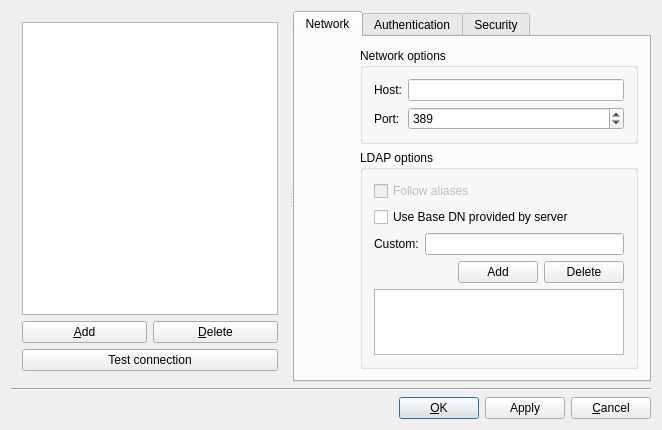
<?xml version="1.0" encoding="UTF-8"?>
<ui version="4.0">
 <author>Wido Depping</author>
 <comment>###########################################################################
#    Copyright (C) 2003 by Wido Depping                                      
#    &lt;wido.depping@tu-clausthal.de&gt;                                                             
#
# Copyright: See COPYING file that comes with this distribution
#
###########################################################################
</comment>
 <class>ServerDialogDesign</class>
 <widget class="QDialog" name="ServerDialogDesign">
  <property name="geometry">
   <rect>
    <x>0</x>
    <y>0</y>
    <width>662</width>
    <height>430</height>
   </rect>
  </property>
  <property name="minimumSize">
   <size>
    <width>550</width>
    <height>350</height>
   </size>
  </property>
  <property name="windowTitle">
   <string>Manage Server List</string>
  </property>
  <layout class="QVBoxLayout">
   <item>
    <widget class="QSplitter" name="splitter">
     <property name="sizePolicy">
      <sizepolicy hsizetype="Expanding" vsizetype="Expanding">
       <horstretch>0</horstretch>
       <verstretch>0</verstretch>
      </sizepolicy>
     </property>
     <property name="orientation">
      <enum>Qt::Horizontal</enum>
     </property>
     <property name="childrenCollapsible">
      <bool>false</bool>
     </property>
     <widget class="QWidget" name="layout3">
      <layout class="QGridLayout" name="serverListGrid">
       <item row="0" column="0" colspan="2">
        <widget class="QListView" name="serverListView">
         <property name="sizePolicy">
          <sizepolicy hsizetype="Expanding" vsizetype="Expanding">
           <horstretch>0</horstretch>
           <verstretch>0</verstretch>
          </sizepolicy>
         </property>
        </widget>
       </item>
       <item row="1" column="0">
        <widget class="QPushButton" name="addButton">
         <property name="text">
          <string>&amp;Add</string>
         </property>
         <property name="autoDefault">
          <bool>true</bool>
         </property>
         <property name="default">
          <bool>false</bool>
         </property>
        </widget>
       </item>
       <item row="1" column="1">
        <widget class="QPushButton" name="deleteButton">
         <property name="text">
          <string>&amp;Delete</string>
         </property>
         <property name="autoDefault">
          <bool>true</bool>
         </property>
        </widget>
       </item>
       <item row="2" column="0" colspan="2">
        <widget class="QPushButton" name="testConnectionButton">
         <property name="text">
          <string>Test connection</string>
         </property>
        </widget>
       </item>
      </layout>
     </widget>
     <widget class="QTabWidget" name="tabWidget">
      <property name="enabled">
       <bool>true</bool>
      </property>
      <property name="sizePolicy">
       <sizepolicy hsizetype="Expanding" vsizetype="Expanding">
        <horstretch>1</horstretch>
        <verstretch>0</verstretch>
       </sizepolicy>
      </property>
      <property name="minimumSize">
       <size>
        <width>48</width>
        <height>48</height>
       </size>
      </property>
      <property name="currentIndex">
       <number>0</number>
      </property>
      <widget class="QWidget" name="networkTab">
       <attribute name="title">
        <string>Network</string>
       </attribute>
       <layout class="QGridLayout">
        <item row="0" column="0">
         <widget class="QLabel" name="networkIcon">
          <property name="sizePolicy">
           <sizepolicy hsizetype="Fixed" vsizetype="Fixed">
            <horstretch>0</horstretch>
            <verstretch>0</verstretch>
           </sizepolicy>
          </property>
          <property name="minimumSize">
           <size>
            <width>48</width>
            <height>48</height>
           </size>
          </property>
          <property name="text">
           <string/>
          </property>
         </widget>
        </item>
        <item row="0" column="1" rowspan="2" colspan="2">
         <layout class="QGridLayout" name="networkOptGrid">
          <item row="0" column="0">
           <widget class="QGroupBox" name="networkGroup">
            <property name="title">
             <string>Network options</string>
            </property>
            <layout class="QGridLayout" name="gridLayout_5">
             <item row="0" column="0">
              <layout class="QGridLayout" name="networkGrid">
               <item row="0" column="0">
                <widget class="QLabel" name="hostLabel">
                 <property name="text">
                  <string>Host:</string>
                 </property>
                 <property name="buddy">
                  <cstring>hostEdit</cstring>
                 </property>
                </widget>
               </item>
               <item row="0" column="1">
                <widget class="QLineEdit" name="hostEdit"/>
               </item>
               <item row="2" column="0">
                <widget class="QLabel" name="portLabel">
                 <property name="text">
                  <string>Port:</string>
                 </property>
                 <property name="buddy">
                  <cstring>portSpinBox</cstring>
                 </property>
                </widget>
               </item>
               <item row="2" column="1">
                <widget class="QSpinBox" name="portSpinBox">
                 <property name="sizePolicy">
                  <sizepolicy hsizetype="Expanding" vsizetype="Fixed">
                   <horstretch>0</horstretch>
                   <verstretch>0</verstretch>
                  </sizepolicy>
                 </property>
                 <property name="maximum">
                  <number>99999</number>
                 </property>
                 <property name="value">
                  <number>389</number>
                 </property>
                </widget>
               </item>
              </layout>
             </item>
            </layout>
           </widget>
          </item>
          <item row="1" column="0">
           <widget class="QGroupBox" name="LDAPGroup">
            <property name="title">
             <string>LDAP options</string>
            </property>
            <layout class="QGridLayout" name="gridLayout_7">
             <item row="0" column="0">
              <layout class="QGridLayout" name="LDAPGrid">
               <item row="0" column="0" colspan="2">
                <widget class="QCheckBox" name="aliasBox">
                 <property name="enabled">
                  <bool>false</bool>
                 </property>
                 <property name="text">
                  <string>Follow aliases</string>
                 </property>
                </widget>
               </item>
               <item row="1" column="0" colspan="2">
                <widget class="QCheckBox" name="baseDNBox">
                 <property name="text">
                  <string>Use Base DN provided by server</string>
                 </property>
                </widget>
               </item>
               <item row="2" column="0">
                <widget class="QLabel" name="baseDNLabel">
                 <property name="sizePolicy">
                  <sizepolicy hsizetype="Maximum" vsizetype="Preferred">
                   <horstretch>0</horstretch>
                   <verstretch>0</verstretch>
                  </sizepolicy>
                 </property>
                 <property name="text">
                  <string>Custom:</string>
                 </property>
                </widget>
               </item>
               <item row="2" column="1">
                <widget class="QLineEdit" name="baseDNEdit"/>
               </item>
               <item row="3" column="1">
                <layout class="QHBoxLayout" name="hLayout">
                 <item>
                  <spacer name="horizontalSpacer">
                   <property name="orientation">
                    <enum>Qt::Horizontal</enum>
                   </property>
                   <property name="sizeHint" stdset="0">
                    <size>
                     <width>40</width>
                     <height>20</height>
                    </size>
                   </property>
                  </spacer>
                 </item>
                 <item>
                  <widget class="QPushButton" name="addBaseDNButton">
                   <property name="text">
                    <string>Add</string>
                   </property>
                   <property name="autoDefault">
                    <bool>false</bool>
                   </property>
                  </widget>
                 </item>
                 <item>
                  <widget class="QPushButton" name="deleteBaseDNButton">
                   <property name="text">
                    <string>Delete</string>
                   </property>
                   <property name="autoDefault">
                    <bool>false</bool>
                   </property>
                  </widget>
                 </item>
                </layout>
               </item>
               <item row="4" column="0" colspan="2">
                <widget class="QListWidget" name="baseDNListWidget"/>
               </item>
              </layout>
             </item>
            </layout>
           </widget>
          </item>
         </layout>
        </item>
        <item row="1" column="0">
         <spacer name="networkIconSpacer">
          <property name="orientation">
           <enum>Qt::Vertical</enum>
          </property>
          <property name="sizeHint" stdset="0">
           <size>
            <width>20</width>
            <height>40</height>
           </size>
          </property>
         </spacer>
        </item>
       </layout>
      </widget>
      <widget class="QWidget" name="tab">
       <attribute name="title">
        <string>Authentication</string>
       </attribute>
       <layout class="QGridLayout" name="gridLayout_3">
        <item row="0" column="1" rowspan="2">
         <layout class="QGridLayout" name="gridLayout">
          <item row="5" column="2">
           <widget class="QGroupBox" name="bindOptGroup">
            <property name="title">
             <string>Bind options</string>
            </property>
            <layout class="QGridLayout" name="gridLayout_8">
             <item row="0" column="0">
              <layout class="QGridLayout" name="bindOptGrid">
               <item row="0" column="0" colspan="2">
                <widget class="QCheckBox" name="bindAnonBox">
                 <property name="text">
                  <string>Anonymous bind</string>
                 </property>
                 <property name="checked">
                  <bool>true</bool>
                 </property>
                </widget>
               </item>
               <item row="1" column="0">
                <widget class="QLabel" name="mechanismLabel">
                 <property name="sizePolicy">
                  <sizepolicy hsizetype="Maximum" vsizetype="Preferred">
                   <horstretch>0</horstretch>
                   <verstretch>0</verstretch>
                  </sizepolicy>
                 </property>
                 <property name="text">
                  <string>Mechanism:</string>
                 </property>
                 <property name="buddy">
                  <cstring>mechanismBox</cstring>
                 </property>
                </widget>
               </item>
               <item row="1" column="1">
                <widget class="QComboBox" name="mechanismBox">
                 <property name="enabled">
                  <bool>false</bool>
                 </property>
                 <property name="sizePolicy">
                  <sizepolicy hsizetype="Expanding" vsizetype="Fixed">
                   <horstretch>0</horstretch>
                   <verstretch>0</verstretch>
                  </sizepolicy>
                 </property>
                 <item>
                  <property name="text">
                   <string>SIMPLE</string>
                  </property>
                 </item>
                 <item>
                  <property name="text">
                   <string>SASL CRAM-MD5</string>
                  </property>
                 </item>
                 <item>
                  <property name="text">
                   <string>SASL DIGEST-MD5</string>
                  </property>
                 </item>
                 <item>
                  <property name="text">
                   <string>SASL EXTERNAL</string>
                  </property>
                 </item>
                 <item>
                  <property name="text">
                   <string>SASL GSSAPI</string>
                  </property>
                 </item>
                 <item>
                  <property name="text">
                   <string>SASL Login</string>
                  </property>
                 </item>
                 <item>
                  <property name="text">
                   <string>SASL Plain</string>
                  </property>
                 </item>
                </widget>
               </item>
               <item row="2" column="0">
                <widget class="QLabel" name="bindAsLabel">
                 <property name="sizePolicy">
                  <sizepolicy hsizetype="Maximum" vsizetype="Preferred">
                   <horstretch>0</horstretch>
                   <verstretch>0</verstretch>
                  </sizepolicy>
                 </property>
                 <property name="text">
                  <string>Bind as:</string>
                 </property>
                 <property name="buddy">
                  <cstring>bindAsEdit</cstring>
                 </property>
                </widget>
               </item>
               <item row="2" column="1">
                <widget class="QLineEdit" name="bindAsEdit">
                 <property name="enabled">
                  <bool>false</bool>
                 </property>
                </widget>
               </item>
               <item row="3" column="0">
                <widget class="QLabel" name="passwordLabel">
                 <property name="sizePolicy">
                  <sizepolicy hsizetype="Maximum" vsizetype="Preferred">
                   <horstretch>0</horstretch>
                   <verstretch>0</verstretch>
                  </sizepolicy>
                 </property>
                 <property name="text">
                  <string>Password:</string>
                 </property>
                 <property name="buddy">
                  <cstring>passwordEdit</cstring>
                 </property>
                </widget>
               </item>
               <item row="3" column="1">
                <widget class="QLineEdit" name="passwordEdit">
                 <property name="enabled">
                  <bool>false</bool>
                 </property>
                 <property name="echoMode">
                  <enum>QLineEdit::Password</enum>
                 </property>
                </widget>
               </item>
              </layout>
             </item>
             <item row="1" column="0">
              <spacer name="vspacer1">
               <property name="orientation">
                <enum>Qt::Vertical</enum>
               </property>
               <property name="sizeHint" stdset="0">
                <size>
                 <width>20</width>
                 <height>40</height>
                </size>
               </property>
              </spacer>
             </item>
            </layout>
           </widget>
          </item>
         </layout>
        </item>
        <item row="0" column="0">
         <widget class="QLabel" name="authIcon">
          <property name="sizePolicy">
           <sizepolicy hsizetype="Fixed" vsizetype="Fixed">
            <horstretch>0</horstretch>
            <verstretch>0</verstretch>
           </sizepolicy>
          </property>
          <property name="minimumSize">
           <size>
            <width>48</width>
            <height>48</height>
           </size>
          </property>
          <property name="text">
           <string/>
          </property>
         </widget>
        </item>
        <item row="1" column="0">
         <spacer name="authIconSpacer">
          <property name="orientation">
           <enum>Qt::Vertical</enum>
          </property>
          <property name="sizeHint" stdset="0">
           <size>
            <width>20</width>
            <height>40</height>
           </size>
          </property>
         </spacer>
        </item>
       </layout>
      </widget>
      <widget class="QWidget" name="securityTab">
       <attribute name="title">
        <string>Security</string>
       </attribute>
       <layout class="QGridLayout" name="gridLayout_4">
        <item row="0" column="0">
         <widget class="QLabel" name="securityIcon">
          <property name="sizePolicy">
           <sizepolicy hsizetype="Fixed" vsizetype="Fixed">
            <horstretch>0</horstretch>
            <verstretch>0</verstretch>
           </sizepolicy>
          </property>
          <property name="minimumSize">
           <size>
            <width>48</width>
            <height>48</height>
           </size>
          </property>
          <property name="text">
           <string/>
          </property>
         </widget>
        </item>
        <item row="0" column="1" rowspan="2">
         <layout class="QGridLayout" name="securityGridLayout">
          <item row="0" column="0">
           <widget class="QGroupBox" name="securityOptGroup">
            <property name="sizePolicy">
             <sizepolicy hsizetype="Preferred" vsizetype="Maximum">
              <horstretch>0</horstretch>
              <verstretch>0</verstretch>
             </sizepolicy>
            </property>
            <property name="title">
             <string>Security options</string>
            </property>
            <layout class="QGridLayout" name="gridLayout_9">
             <item row="0" column="0">
              <widget class="QComboBox" name="encryptionBox">
               <property name="sizePolicy">
                <sizepolicy hsizetype="Expanding" vsizetype="Fixed">
                 <horstretch>0</horstretch>
                 <verstretch>0</verstretch>
                </sizepolicy>
               </property>
               <property name="minimumSize">
                <size>
                 <width>0</width>
                 <height>20</height>
                </size>
               </property>
               <item>
                <property name="text">
                 <string>Unencrypted connection</string>
                </property>
               </item>
               <item>
                <property name="text">
                 <string>Transport Layer Security (TLS)</string>
                </property>
               </item>
               <item>
                <property name="text">
                 <string>Secure Socket Layer (SSL)</string>
                </property>
               </item>
              </widget>
             </item>
            </layout>
           </widget>
          </item>
          <item row="1" column="0">
           <widget class="QGroupBox" name="serverCertGroup">
            <property name="sizePolicy">
             <sizepolicy hsizetype="Preferred" vsizetype="Maximum">
              <horstretch>0</horstretch>
              <verstretch>0</verstretch>
             </sizepolicy>
            </property>
            <property name="title">
             <string>Validate server certificate</string>
            </property>
            <layout class="QGridLayout" name="gridLayout_10">
             <item row="0" column="0">
              <widget class="QComboBox" name="validateBox">
               <property name="sizePolicy">
                <sizepolicy hsizetype="Expanding" vsizetype="Fixed">
                 <horstretch>0</horstretch>
                 <verstretch>0</verstretch>
                </sizepolicy>
               </property>
               <property name="minimumSize">
                <size>
                 <width>0</width>
                 <height>20</height>
                </size>
               </property>
               <item>
                <property name="text">
                 <string>Never</string>
                </property>
               </item>
               <item>
                <property name="text">
                 <string>Allow</string>
                </property>
               </item>
               <item>
                <property name="text">
                 <string>Try</string>
                </property>
               </item>
               <item>
                <property name="text">
                 <string>Demand</string>
                </property>
               </item>
              </widget>
             </item>
            </layout>
           </widget>
          </item>
          <item row="2" column="0">
           <widget class="QGroupBox" name="clientCertOptGroup">
            <property name="sizePolicy">
             <sizepolicy hsizetype="Preferred" vsizetype="Maximum">
              <horstretch>0</horstretch>
              <verstretch>0</verstretch>
             </sizepolicy>
            </property>
            <property name="title">
             <string>Client certificate options</string>
            </property>
            <layout class="QGridLayout" name="gridLayout_11">
             <item row="0" column="0">
              <layout class="QGridLayout" name="clentCertForm">
               <item row="0" column="0" colspan="3">
                <widget class="QCheckBox" name="useClientCertBox">
                 <property name="enabled">
                  <bool>true</bool>
                 </property>
                 <property name="sizePolicy">
                  <sizepolicy hsizetype="Expanding" vsizetype="Fixed">
                   <horstretch>0</horstretch>
                   <verstretch>0</verstretch>
                  </sizepolicy>
                 </property>
                 <property name="minimumSize">
                  <size>
                   <width>0</width>
                   <height>20</height>
                  </size>
                 </property>
                 <property name="text">
                  <string>Use client certificates</string>
                 </property>
                </widget>
               </item>
               <item row="1" column="0">
                <widget class="QLabel" name="certFileLabel">
                 <property name="sizePolicy">
                  <sizepolicy hsizetype="Fixed" vsizetype="Fixed">
                   <horstretch>0</horstretch>
                   <verstretch>0</verstretch>
                  </sizepolicy>
                 </property>
                 <property name="minimumSize">
                  <size>
                   <width>0</width>
                   <height>20</height>
                  </size>
                 </property>
                 <property name="text">
                  <string>Certificate file:</string>
                 </property>
                 <property name="wordWrap">
                  <bool>false</bool>
                 </property>
                 <property name="buddy">
                  <cstring>certFileEdit</cstring>
                 </property>
                </widget>
               </item>
               <item row="1" column="1">
                <widget class="QLineEdit" name="certFileEdit">
                 <property name="enabled">
                  <bool>false</bool>
                 </property>
                 <property name="minimumSize">
                  <size>
                   <width>0</width>
                   <height>20</height>
                  </size>
                 </property>
                </widget>
               </item>
               <item row="2" column="1">
                <widget class="QLineEdit" name="certKeyfileEdit">
                 <property name="enabled">
                  <bool>false</bool>
                 </property>
                 <property name="minimumSize">
                  <size>
                   <width>0</width>
                   <height>20</height>
                  </size>
                 </property>
                </widget>
               </item>
               <item row="1" column="2">
                <widget class="QToolButton" name="certKeyfileButton">
                 <property name="enabled">
                  <bool>false</bool>
                 </property>
                 <property name="minimumSize">
                  <size>
                   <width>0</width>
                   <height>20</height>
                  </size>
                 </property>
                 <property name="text">
                  <string>...</string>
                 </property>
                </widget>
               </item>
               <item row="2" column="2">
                <widget class="QToolButton" name="certFileButton">
                 <property name="enabled">
                  <bool>false</bool>
                 </property>
                 <property name="minimumSize">
                  <size>
                   <width>0</width>
                   <height>20</height>
                  </size>
                 </property>
                 <property name="text">
                  <string>...</string>
                 </property>
                </widget>
               </item>
               <item row="2" column="0">
                <widget class="QLabel" name="certKeyfileLabel">
                 <property name="sizePolicy">
                  <sizepolicy hsizetype="Fixed" vsizetype="Fixed">
                   <horstretch>0</horstretch>
                   <verstretch>0</verstretch>
                  </sizepolicy>
                 </property>
                 <property name="minimumSize">
                  <size>
                   <width>0</width>
                   <height>20</height>
                  </size>
                 </property>
                 <property name="text">
                  <string>Certificate keyfile:</string>
                 </property>
                 <property name="wordWrap">
                  <bool>false</bool>
                 </property>
                 <property name="buddy">
                  <cstring>certKeyfileEdit</cstring>
                 </property>
                </widget>
               </item>
              </layout>
             </item>
            </layout>
           </widget>
          </item>
          <item row="3" column="0">
           <spacer name="vspacer2">
            <property name="orientation">
             <enum>Qt::Vertical</enum>
            </property>
            <property name="sizeHint" stdset="0">
             <size>
              <width>20</width>
              <height>40</height>
             </size>
            </property>
           </spacer>
          </item>
         </layout>
        </item>
        <item row="1" column="0">
         <spacer name="securityIconSpacer">
          <property name="orientation">
           <enum>Qt::Vertical</enum>
          </property>
          <property name="sizeHint" stdset="0">
           <size>
            <width>20</width>
            <height>40</height>
           </size>
          </property>
         </spacer>
        </item>
       </layout>
      </widget>
     </widget>
    </widget>
   </item>
   <item>
    <widget class="Line" name="line">
     <property name="frameShape">
      <enum>QFrame::HLine</enum>
     </property>
     <property name="frameShadow">
      <enum>QFrame::Sunken</enum>
     </property>
    </widget>
   </item>
   <item>
    <layout class="QHBoxLayout" name="bottomHBoxLayout">
     <item>
      <spacer name="hspacer1">
       <property name="orientation">
        <enum>Qt::Horizontal</enum>
       </property>
       <property name="sizeType">
        <enum>QSizePolicy::Expanding</enum>
       </property>
       <property name="sizeHint" stdset="0">
        <size>
         <width>0</width>
         <height>0</height>
        </size>
       </property>
      </spacer>
     </item>
     <item>
      <widget class="QPushButton" name="okButton">
       <property name="focusPolicy">
        <enum>Qt::TabFocus</enum>
       </property>
       <property name="text">
        <string>&amp;OK</string>
       </property>
       <property name="autoDefault">
        <bool>true</bool>
       </property>
       <property name="default">
        <bool>true</bool>
       </property>
       <property name="flat">
        <bool>false</bool>
       </property>
      </widget>
     </item>
     <item>
      <widget class="QPushButton" name="applyButton">
       <property name="sizePolicy">
        <sizepolicy hsizetype="Minimum" vsizetype="Fixed">
         <horstretch>0</horstretch>
         <verstretch>0</verstretch>
        </sizepolicy>
       </property>
       <property name="text">
        <string>Apply</string>
       </property>
       <property name="autoDefault">
        <bool>false</bool>
       </property>
      </widget>
     </item>
     <item>
      <widget class="QPushButton" name="cancelButton">
       <property name="text">
        <string>&amp;Cancel</string>
       </property>
       <property name="shortcut">
        <string>Alt+C</string>
       </property>
       <property name="autoDefault">
        <bool>false</bool>
       </property>
      </widget>
     </item>
    </layout>
   </item>
  </layout>
 </widget>
 <layoutdefault spacing="6" margin="11"/>
 <pixmapfunction>qPixmapFromMimeSource</pixmapfunction>
 <tabstops>
  <tabstop>addButton</tabstop>
  <tabstop>deleteButton</tabstop>
  <tabstop>serverListView</tabstop>
  <tabstop>tabWidget</tabstop>
  <tabstop>hostEdit</tabstop>
  <tabstop>portSpinBox</tabstop>
  <tabstop>aliasBox</tabstop>
  <tabstop>baseDNBox</tabstop>
  <tabstop>baseDNEdit</tabstop>
  <tabstop>addBaseDNButton</tabstop>
  <tabstop>deleteBaseDNButton</tabstop>
  <tabstop>baseDNListWidget</tabstop>
  <tabstop>bindAnonBox</tabstop>
  <tabstop>mechanismBox</tabstop>
  <tabstop>bindAsEdit</tabstop>
  <tabstop>passwordEdit</tabstop>
  <tabstop>encryptionBox</tabstop>
  <tabstop>validateBox</tabstop>
  <tabstop>useClientCertBox</tabstop>
  <tabstop>certFileEdit</tabstop>
  <tabstop>certKeyfileButton</tabstop>
  <tabstop>certKeyfileEdit</tabstop>
  <tabstop>certFileButton</tabstop>
  <tabstop>okButton</tabstop>
  <tabstop>applyButton</tabstop>
  <tabstop>cancelButton</tabstop>
 </tabstops>
 <resources/>
 <connections>
  <connection>
   <sender>addBaseDNButton</sender>
   <signal>clicked()</signal>
   <receiver>ServerDialogDesign</receiver>
   <slot>addBaseDN()</slot>
   <hints>
    <hint type="sourcelabel">
     <x>473</x>
     <y>247</y>
    </hint>
    <hint type="destinationlabel">
     <x>186</x>
     <y>85</y>
    </hint>
   </hints>
  </connection>
  <connection>
   <sender>addButton</sender>
   <signal>clicked()</signal>
   <receiver>ServerDialogDesign</receiver>
   <slot>addServer()</slot>
   <hints>
    <hint type="sourcelabel">
     <x>52</x>
     <y>366</y>
    </hint>
    <hint type="destinationlabel">
     <x>99</x>
     <y>122</y>
    </hint>
   </hints>
  </connection>
  <connection>
   <sender>applyButton</sender>
   <signal>clicked()</signal>
   <receiver>ServerDialogDesign</receiver>
   <slot>saveServerlist()</slot>
   <hints>
    <hint type="sourcelabel">
     <x>467</x>
     <y>409</y>
    </hint>
    <hint type="destinationlabel">
     <x>184</x>
     <y>34</y>
    </hint>
   </hints>
  </connection>
  <connection>
   <sender>baseDNBox</sender>
   <signal>toggled(bool)</signal>
   <receiver>addBaseDNButton</receiver>
   <slot>setDisabled(bool)</slot>
   <hints>
    <hint type="sourcelabel">
     <x>572</x>
     <y>191</y>
    </hint>
    <hint type="destinationlabel">
     <x>473</x>
     <y>247</y>
    </hint>
   </hints>
  </connection>
  <connection>
   <sender>baseDNBox</sender>
   <signal>toggled(bool)</signal>
   <receiver>deleteBaseDNButton</receiver>
   <slot>setDisabled(bool)</slot>
   <hints>
    <hint type="sourcelabel">
     <x>572</x>
     <y>191</y>
    </hint>
    <hint type="destinationlabel">
     <x>571</x>
     <y>247</y>
    </hint>
   </hints>
  </connection>
  <connection>
   <sender>baseDNBox</sender>
   <signal>toggled(bool)</signal>
   <receiver>baseDNEdit</receiver>
   <slot>setDisabled(bool)</slot>
   <hints>
    <hint type="sourcelabel">
     <x>572</x>
     <y>191</y>
    </hint>
    <hint type="destinationlabel">
     <x>572</x>
     <y>217</y>
    </hint>
   </hints>
  </connection>
  <connection>
   <sender>baseDNBox</sender>
   <signal>toggled(bool)</signal>
   <receiver>baseDNListWidget</receiver>
   <slot>setDisabled(bool)</slot>
   <hints>
    <hint type="sourcelabel">
     <x>572</x>
     <y>191</y>
    </hint>
    <hint type="destinationlabel">
     <x>455</x>
     <y>324</y>
    </hint>
   </hints>
  </connection>
  <connection>
   <sender>bindAsEdit</sender>
   <signal>returnPressed()</signal>
   <receiver>ServerDialogDesign</receiver>
   <slot>addBaseDN()</slot>
   <hints>
    <hint type="sourcelabel">
     <x>572</x>
     <y>133</y>
    </hint>
    <hint type="destinationlabel">
     <x>318</x>
     <y>199</y>
    </hint>
   </hints>
  </connection>
  <connection>
   <sender>cancelButton</sender>
   <signal>clicked()</signal>
   <receiver>ServerDialogDesign</receiver>
   <slot>reject()</slot>
   <hints>
    <hint type="sourcelabel">
     <x>554</x>
     <y>410</y>
    </hint>
    <hint type="destinationlabel">
     <x>318</x>
     <y>199</y>
    </hint>
   </hints>
  </connection>
  <connection>
   <sender>certFileButton</sender>
   <signal>clicked()</signal>
   <receiver>ServerDialogDesign</receiver>
   <slot>certFileDialog()</slot>
   <hints>
    <hint type="sourcelabel">
     <x>572</x>
     <y>254</y>
    </hint>
    <hint type="destinationlabel">
     <x>303</x>
     <y>216</y>
    </hint>
   </hints>
  </connection>
  <connection>
   <sender>certKeyfileButton</sender>
   <signal>clicked()</signal>
   <receiver>ServerDialogDesign</receiver>
   <slot>certKeyfileDialog()</slot>
   <hints>
    <hint type="sourcelabel">
     <x>572</x>
     <y>228</y>
    </hint>
    <hint type="destinationlabel">
     <x>303</x>
     <y>216</y>
    </hint>
   </hints>
  </connection>
  <connection>
   <sender>deleteBaseDNButton</sender>
   <signal>clicked()</signal>
   <receiver>ServerDialogDesign</receiver>
   <slot>deleteBaseDN()</slot>
   <hints>
    <hint type="sourcelabel">
     <x>571</x>
     <y>247</y>
    </hint>
    <hint type="destinationlabel">
     <x>303</x>
     <y>216</y>
    </hint>
   </hints>
  </connection>
  <connection>
   <sender>deleteButton</sender>
   <signal>clicked()</signal>
   <receiver>ServerDialogDesign</receiver>
   <slot>deleteServer()</slot>
   <hints>
    <hint type="sourcelabel">
     <x>143</x>
     <y>366</y>
    </hint>
    <hint type="destinationlabel">
     <x>303</x>
     <y>216</y>
    </hint>
   </hints>
  </connection>
  <connection>
   <sender>okButton</sender>
   <signal>clicked()</signal>
   <receiver>ServerDialogDesign</receiver>
   <slot>accept()</slot>
   <hints>
    <hint type="sourcelabel">
     <x>372</x>
     <y>410</y>
    </hint>
    <hint type="destinationlabel">
     <x>309</x>
     <y>122</y>
    </hint>
   </hints>
  </connection>
  <connection>
   <sender>useClientCertBox</sender>
   <signal>toggled(bool)</signal>
   <receiver>certFileEdit</receiver>
   <slot>setEnabled(bool)</slot>
   <hints>
    <hint type="sourcelabel">
     <x>572</x>
     <y>202</y>
    </hint>
    <hint type="destinationlabel">
     <x>541</x>
     <y>228</y>
    </hint>
   </hints>
  </connection>
  <connection>
   <sender>useClientCertBox</sender>
   <signal>toggled(bool)</signal>
   <receiver>certKeyfileEdit</receiver>
   <slot>setEnabled(bool)</slot>
   <hints>
    <hint type="sourcelabel">
     <x>572</x>
     <y>202</y>
    </hint>
    <hint type="destinationlabel">
     <x>541</x>
     <y>254</y>
    </hint>
   </hints>
  </connection>
  <connection>
   <sender>useClientCertBox</sender>
   <signal>toggled(bool)</signal>
   <receiver>certFileButton</receiver>
   <slot>setEnabled(bool)</slot>
   <hints>
    <hint type="sourcelabel">
     <x>572</x>
     <y>202</y>
    </hint>
    <hint type="destinationlabel">
     <x>572</x>
     <y>254</y>
    </hint>
   </hints>
  </connection>
  <connection>
   <sender>useClientCertBox</sender>
   <signal>toggled(bool)</signal>
   <receiver>certKeyfileButton</receiver>
   <slot>setEnabled(bool)</slot>
   <hints>
    <hint type="sourcelabel">
     <x>572</x>
     <y>202</y>
    </hint>
    <hint type="destinationlabel">
     <x>572</x>
     <y>228</y>
    </hint>
   </hints>
  </connection>
  <connection>
   <sender>bindAnonBox</sender>
   <signal>toggled(bool)</signal>
   <receiver>mechanismBox</receiver>
   <slot>setDisabled(bool)</slot>
   <hints>
    <hint type="sourcelabel">
     <x>572</x>
     <y>81</y>
    </hint>
    <hint type="destinationlabel">
     <x>572</x>
     <y>107</y>
    </hint>
   </hints>
  </connection>
  <connection>
   <sender>bindAnonBox</sender>
   <signal>toggled(bool)</signal>
   <receiver>bindAsEdit</receiver>
   <slot>setDisabled(bool)</slot>
   <hints>
    <hint type="sourcelabel">
     <x>572</x>
     <y>81</y>
    </hint>
    <hint type="destinationlabel">
     <x>572</x>
     <y>133</y>
    </hint>
   </hints>
  </connection>
  <connection>
   <sender>bindAnonBox</sender>
   <signal>toggled(bool)</signal>
   <receiver>passwordEdit</receiver>
   <slot>setDisabled(bool)</slot>
   <hints>
    <hint type="sourcelabel">
     <x>572</x>
     <y>81</y>
    </hint>
    <hint type="destinationlabel">
     <x>572</x>
     <y>159</y>
    </hint>
   </hints>
  </connection>
  <connection>
   <sender>testConnectionButton</sender>
   <signal>clicked()</signal>
   <receiver>ServerDialogDesign</receiver>
   <slot>testConnection()</slot>
   <hints>
    <hint type="sourcelabel">
     <x>87</x>
     <y>372</y>
    </hint>
    <hint type="destinationlabel">
     <x>303</x>
     <y>216</y>
    </hint>
   </hints>
  </connection>
 </connections>
 <slots>
  <slot>addServer()</slot>
  <slot>deleteServer()</slot>
  <slot>manageBaseDn()</slot>
  <slot>addBaseDN()</slot>
  <slot>deleteBaseDN()</slot>
  <slot>saveServerlist()</slot>
  <slot>certFileDialog()</slot>
  <slot>certKeyfileDialog()</slot>
  <slot>testConnection()</slot>
 </slots>
</ui>
